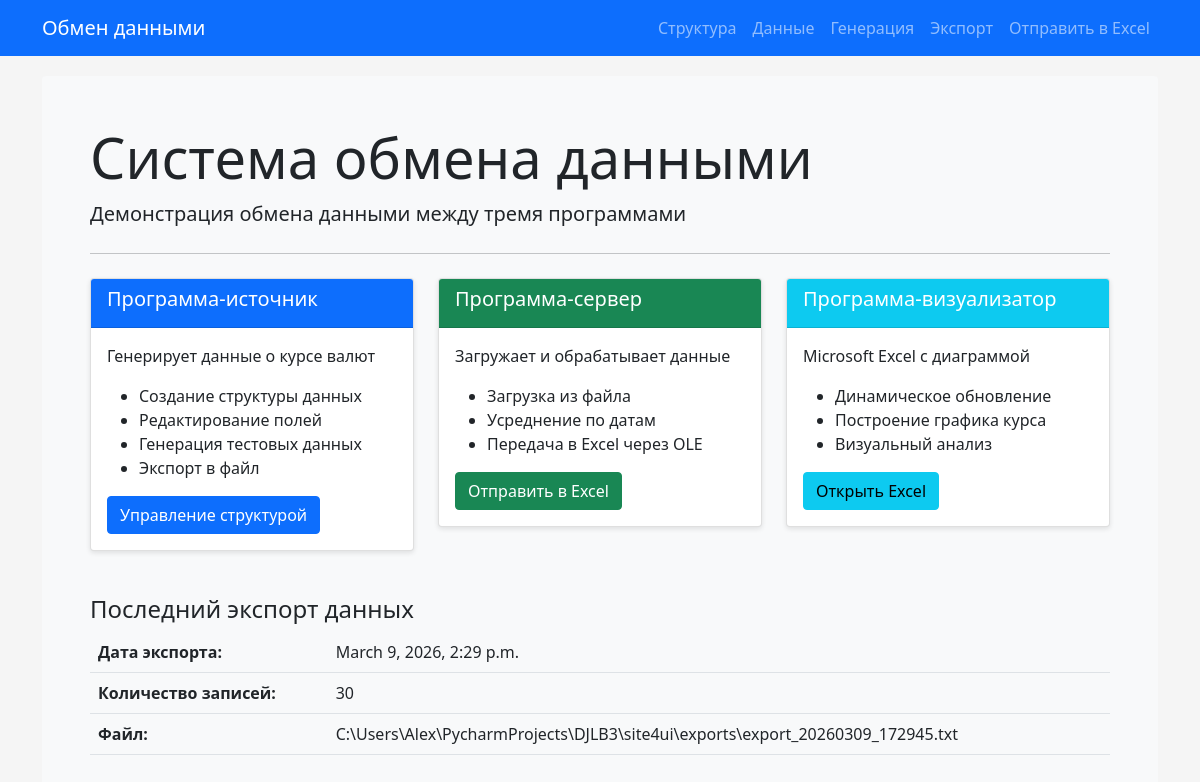
The page /exchange/ on the database its author committed.
### exchange/models.py (models this page shows, shortened)
class DataExport(models.Model):
    created_at = models.DateTimeField(auto_now_add=True)
    structure = models.JSONField(verbose_name="Структура данных")
    data = models.JSONField(verbose_name="Данные")
    file_path = models.CharField(max_length=500, blank=True, verbose_name="Путь к файлу")

### exchange/views.py (the view)
# urls.py: path('', views.index, name='exchange_index'),
def index(request):
    structures = DataStructure.objects.all()
    last_export = DataExport.objects.last()
    return render(request, 'exchange/index.html', {
        'structures': structures,
        'view_last_export': last_export,  # Добавьте эту строку
    })

### exchange/templates/exchange/index.html
{% extends 'exchange/base.html' %}
{% block content %}
<div class="row">
    <div class="col-md-12">
        <div class="jumbotron bg-light p-5 rounded">
            <h1 class="display-4">Система обмена данными</h1>
            <p class="lead">Демонстрация обмена данными между тремя программами</p>
            <hr class="my-4">
            <div class="row">
                <div class="col-md-4">
                    <div class="card">
                        <div class="card-header bg-primary text-white">
                            <h5>Программа-источник</h5>
                        </div>
                        <div class="card-body">
                            <p>Генерирует данные о курсе валют</p>
                            <ul>
                                <li>Создание структуры данных</li>
                                <li>Редактирование полей</li>
                                <li>Генерация тестовых данных</li>
                                <li>Экспорт в файл</li>
                            </ul>
                            <a href="{% url 'structure_list' %}" class="btn btn-primary">Управление структурой</a>
                        </div>
                    </div>
                </div>
                <div class="col-md-4">
                    <div class="card">
                        <div class="card-header bg-success text-white">
                            <h5>Программа-сервер</h5>
                        </div>
                        <div class="card-body">
                            <p>Загружает и обрабатывает данные</p>
                            <ul>
                                <li>Загрузка из файла</li>
                                <li>Усреднение по датам</li>
                                <li>Передача в Excel через OLE</li>
                            </ul>
                            <a href="{% url 'send_to_excel' %}" class="btn btn-success">Отправить в Excel</a>
                        </div>
                    </div>
                </div>
                <div class="col-md-4">
                    <div class="card">
                        <div class="card-header bg-info text-white">
                            <h5>Программа-визуализатор</h5>
                        </div>
                        <div class="card-body">
                            <p>Microsoft Excel с диаграммой</p>
                            <ul>
                                <li>Динамическое обновление</li>
                                <li>Построение графика курса</li>
                                <li>Визуальный анализ</li>
                            </ul>
                            <button class="btn btn-info" onclick="window.open('{{ excel_file }}')">Открыть Excel</button>
                        </div>
                    </div>
                </div>
            </div>
            <div class="mt-4">
                <h4>Последний экспорт данных</h4>
                {% with last_export=view_last_export %}
                    {% if last_export %}
                        <table class="table">
                            <tr>
                                <th>Дата экспорта:</th>
                                <td>{{ last_export.created_at }}</td>
                            </tr>
                            <tr>
                                <th>Количество записей:</th>
                                <td>{{ last_export.data|length }}</td>
                            </tr>
                            <tr>
                                <th>Файл:</th>
                                <td>{{ last_export.file_path }}</td>
                            </tr>
                        </table>
                    {% else %}
                        <p class="text-muted">Нет экспортированных данных</p>
                    {% endif %}
                {% endwith %}
            </div>
        </div>
    </div>
</div>
{% endblock %}

### exchange/templates/exchange/base.html (style rules this page uses)
body { font-family: 'Segoe UI', Arial, sans-serif; background: #f5f5f5; }
.card { margin-bottom: 20px; box-shadow: 0 2px 5px rgba(0,0,0,0.1); }

### rows shown on the page
DataExport: created_at "March 9, 2026, 2:29 p.m.", data|length "30", file_path "C:\\Users\\Alex\\PycharmProjects\\DJLB3\\site4ui\\exports\\export_20260309_172945.txt"
